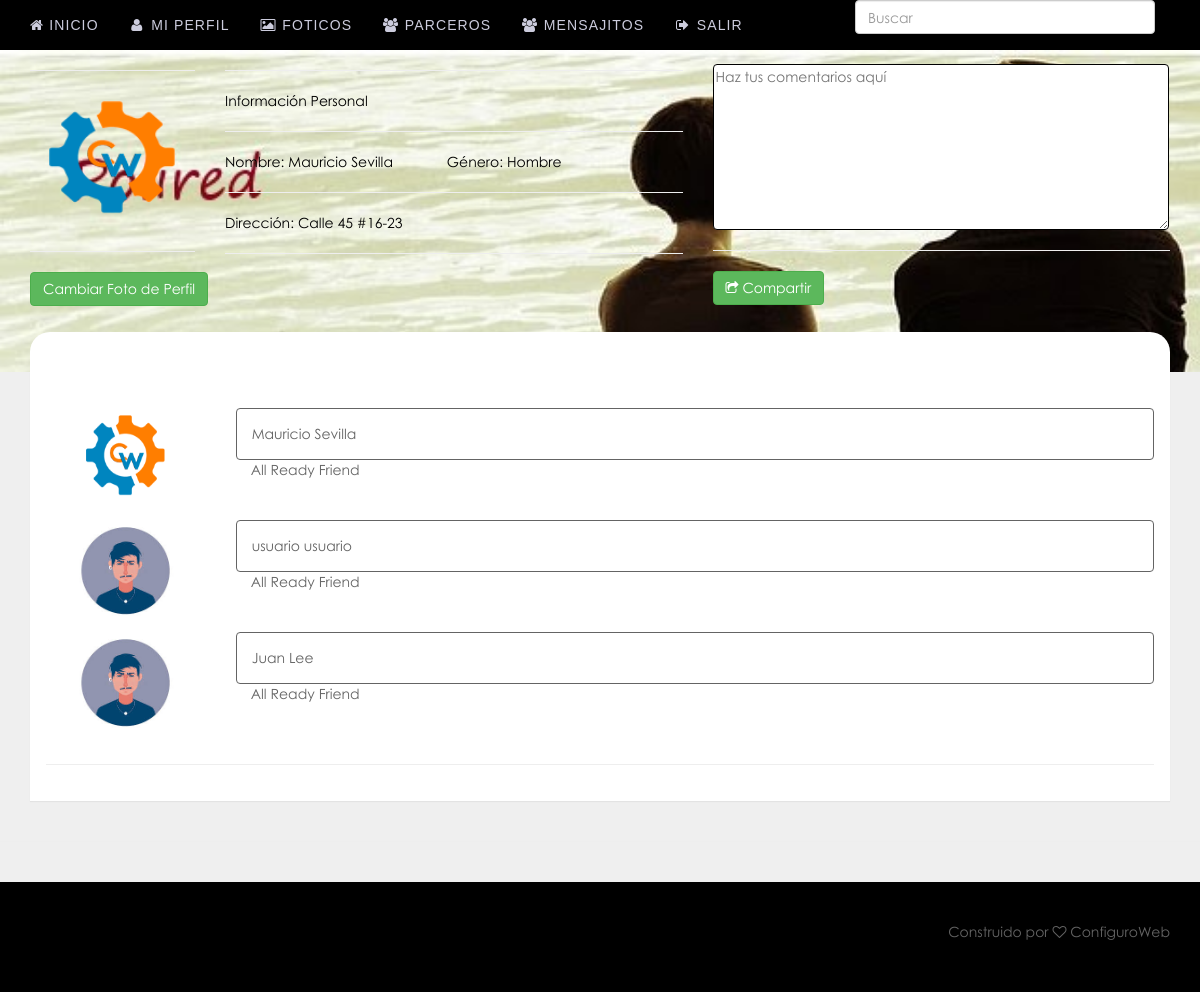
The app's page /search.php (signed in) with its own data.
### tables this page shows
CREATE TABLE `members` (
  `member_id` int(11) NOT NULL,
  `firstname` varchar(100) NOT NULL,
  `lastname` varchar(100) NOT NULL,
  `middlename` varchar(100) NOT NULL,
  `address` varchar(100) NOT NULL,
  `email` varchar(100) NOT NULL,
  `contact_no` varchar(100) NOT NULL,
  `age` int(11) NOT NULL,
  `gender` varchar(100) NOT NULL,
  `username` varchar(100) NOT NULL,
  `password` varchar(100) NOT NULL,
  `image` varchar(100) NOT NULL,
  `birthdate` varchar(100) NOT NULL,
  `mobile` varchar(100) NOT NULL,
  `status` varchar(100) NOT NULL,
  `work` varchar(100) NOT NULL,
  `religion` varchar(100) NOT NULL
);

### session.php (called while the page is built, shortened)
<?php
$session_id = $_SESSION['id'];
$session_query = $conn->query("select * from members where member_id = '$session_id'");
$user_row = $session_query->fetch();
$image = $user_row['image'];
?>

### search.php (the view, shortened to what this page needs)
<?php include('header.php'); ?>
<?php include('session.php'); ?>
<?php $search = $_POST['search']; ?>
    <body>
	<?php include('navbar.php'); ?>
			<div id="masthead">
				<div class="container">
					<?php include('heading.php'); ?>
				</div>
				<div class="container">
					<div class="row">
					<div class="col-md-12">
						<div class="top-spacer"> </div>
					</div>
					</div>
				</div>
			</div>
<div class="container">
  <div class="row">
    <div class="col-md-12">
      <div class="panel">
        <div class="panel-body">
          <div class="row">
            <br>
	<?php
	$query = $conn->query("select  * from members where firstname LIKE '%$search%' or lastname  LIKE '%$search%'");
	$count = $query->rowcount();
	if ($count > 0){
	while($row = $query->fetch()){
	$posted_by = $row['firstname']." ".$row['lastname'];
	$posted_image = $row['image'];
	$friend_id = $row['member_id'];
	?>
            <div class="col-md-2 col-sm-3 text-center">
             <img  src="<?php echo $posted_image; ?>" style="width:100px;height:100px" class="img-circle"></a>
            </div>
            <div class="col-md-10 col-sm-9">
             	<div class="alert"><?php echo $posted_by; ?></div>
              <div class="row">
                <div class="col-xs-9">
				<form method="post" action="add_friend.php">
                                <div class="col-xs-3">
		<?php $query1 = $conn->query("select * from friends where my_friend_id = '$friend_id'");
			  $count1 = $query1->rowcount();
			  if ($count1 > 0){ echo 'All Ready Friend'; }else{
		?>
								<button  class="btn btn-info"><i class="icon-plus-sign"></i> Add as Friend</button>
			<?php } ?>
								</div>
                  </h4></div>
              </div>
              <br><br>
            </div>
	<?php } }else{ ?> &nbsp;&nbsp;&nbsp;&nbsp; No Result Found.  <?php } ?>
          </div>
          <hr>
        </div>
      </div>
   	</div>
  </div>
</div>
<?php include('footer.php'); ?>
    </body>
</html>

### heading.php (shortened to what this page needs)
  <div class="row">
    <div class="col-md-2">
<hr>
<center><img class="pp" src="<?php echo $image; ?>" height="140" width="160"></center>
<hr>
<a class="btn btn-success" href="change_pic.php">Cambiar Foto de Perfil</a>
    </div>
<div class="col-md-5">
	<hr>
	<p>Información Personal</p>
		<?php
	$query = $conn->query("select * from members where member_id = '$session_id'");
	$row = $query->fetch();
	?>
	<hr>
	<p>Nombre: <?php echo $row['firstname']." ".$row['lastname']; ?><span class="margin-p"> </span>Género: <?php echo $row['gender']; ?></p>
	<hr>
	<p>Dirección: <?php echo $row['address']; ?></p>
	<hr>
</div>
    <div class="col-md-5">
	<form method="post" action="post.php">
				<textarea name="content" placeholder="Haz tus comentarios aquí"></textarea>
				<br>
				<hr>
				<button class="btn btn-success"><i class="icon-share"></i> Compartir </button>
	</form>
    </div>
  </div>

### css/my_style.css (style rules this page uses)
body { font-family: 'TR Century Gothic' !important; }
.alert { border:1px solid; margin-bottom:0px !important; }
.top-spacer { border-radius: 20px 20px 0 0; }
.margin-p { margin-left:50px; }
.col-md-5 > p { color: black !important; }
.top-spacer { margin-top: 26px; }
#masthead { background: url('../images/images.jpg') no-repeat !important; background-size:cover !important; }
textarea { border: 1px solid; border-radius: 4px; height: 166px; margin-top: 14px; width: 456px !important; }
body { font-family: 'TR Century Gothic' !important; padding-top:50px; color:#646464; background-color:#efefef; }
#masthead { min-height:199px; background-color:#000044; color:#aaaacc; }
.top-spacer { background-color:#ffffff; height:40px; }
a,a:hover { color:#223344; text-decoration:none; }
.panel { border-color:transparent; border-radius:0; }

### records on screen
members: image (picture), firstname "Mauricio", lastname "Sevilla", gender "Hombre", address "Calle 45 #16-23", posted_by "Mauricio Sevilla"
members: image (placeholder picture), posted_by "usuario usuario"
members: image (placeholder picture), posted_by "Juan Lee"
